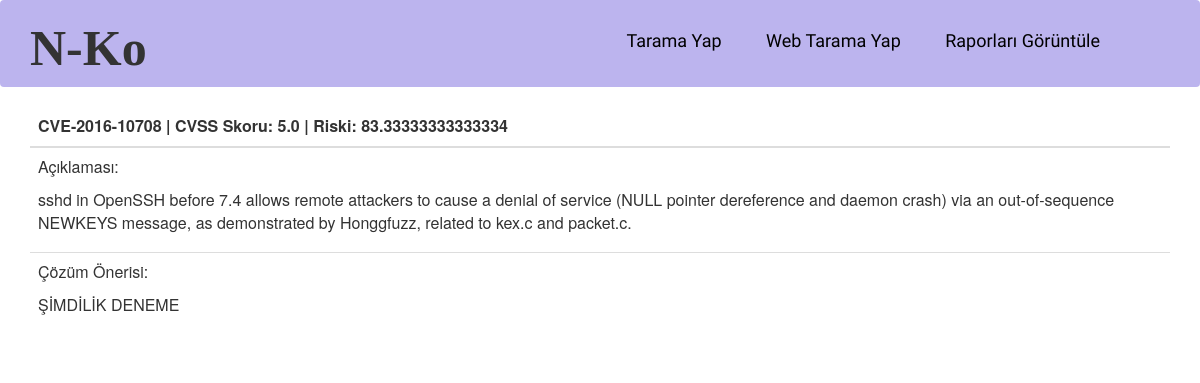
The page /cve/detail/CVE-2016-10708 on the database as committed earlier.
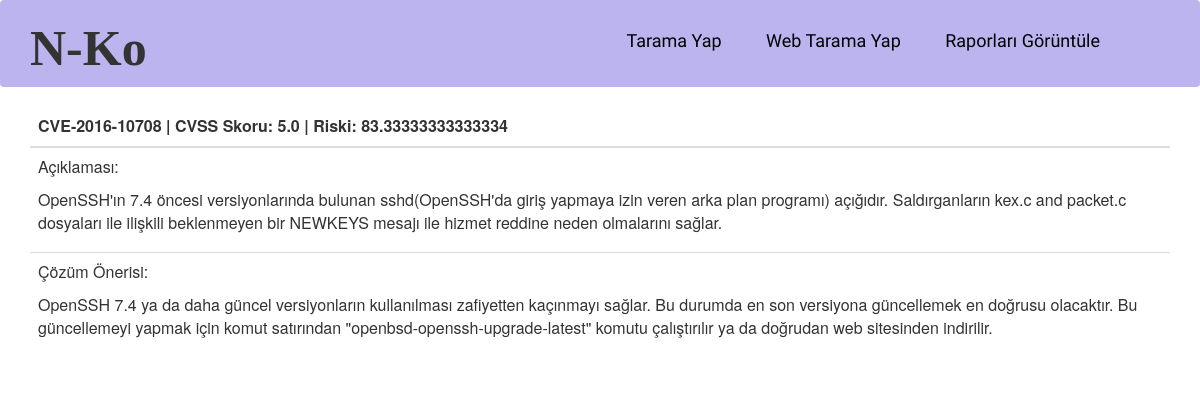
The same page on the database as committed later.
### scannetwork/models.py (models this page shows)
class Vulnerability(models.Model):
    vulnerability = models.CharField(max_length=200, verbose_name="vulnerability")
    description = models.TextField(verbose_name="description")
    solution = models.TextField(verbose_name="solution")
    cvss_score = models.FloatField(verbose_name="cvss_score")
    risk_score = models.FloatField(verbose_name="risk_score")
    version_id = models.ForeignKey("Version", verbose_name="version_id", on_delete=models.CASCADE)
    product_id = models.ForeignKey("Product", verbose_name="product_id", on_delete=models.CASCADE)
    service_id = models.ForeignKey("Service", verbose_name="service_id", on_delete=models.CASCADE)
    def __str__(self):
        return self.vulnerability

### scannetwork/views.py (the view)
# urls.py: path('detail/<vulnerability>', views.cve_detail, name='cve_detail'),
def cve_detail(request, vulnerability):
    cve = Vulnerability.objects.get(vulnerability=vulnerability)
    return render(request, 'templates/scannetwork/cve_detail.html', {'cve': cve})

### templates/scannetwork/cve_detail.html
{% extends 'templates/reports/base.html' %}
{% block content %}
<div class="container">
    <div class="table-responsive">
        <table class="table">
            <thead>
                <tr>
                    <th>{{ cve }} | CVSS Skoru: {{ cve.cvss_score }} | Riski: {{ cve.risk_score }}</th>
                </tr>
            </thead>
            <tbody>
                <tr>
                    <td>Açıklaması: <p><p>{{ cve.description }}</td>
                </tr>
                <tr>
                    <td>Çözüm Önerisi: <p><p>{{cve.solution|linebreaks }}</td>
                </tr>
            </tbody>
        </table>
    </div>
</div>
{% endblock %}

Rows that differ between the two databases and show on the page:
changed Vulnerability: description "sshd in OpenSSH before 7.4 allows remote attackers to cause a denial of service (NULL pointer dereference and daemon crash) via an out-of-sequence NEWKEYS message, as demonstrated by Honggfuzz, related to kex.c and packet.c." → "OpenSSH'ın 7.4 öncesi versiyonlarında bulunan sshd(OpenSSH'da giriş yapmaya izin veren arka plan programı) açığıdır. Saldırganların kex.c and packet.c dosyaları ile ilişkili beklenmeyen bir NEWKEYS mesajı ile hizmet reddine neden olmalarını sağlar."; solution "ŞİMDİLİK DENEME" → "OpenSSH 7.4 ya da daha güncel versiyonların kullanılması zafiyetten kaçınmayı sağlar. Bu durumda en son versiyona güncellemek en doğrusu olacaktır. Bu güncellemeyi yapmak için komut satırından \"openbsd-openssh-upgrade-latest\" komutu çalıştırılır ya da doğrudan web sitesinden indirilir."
